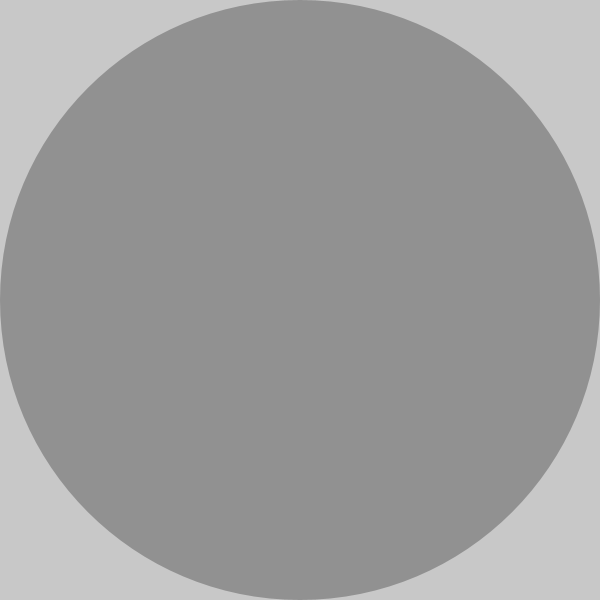
Frame 1 (no input)
Frame 60 (the mouse pressed at the canvas centre just before this capture): identical to frame 1, image omitted
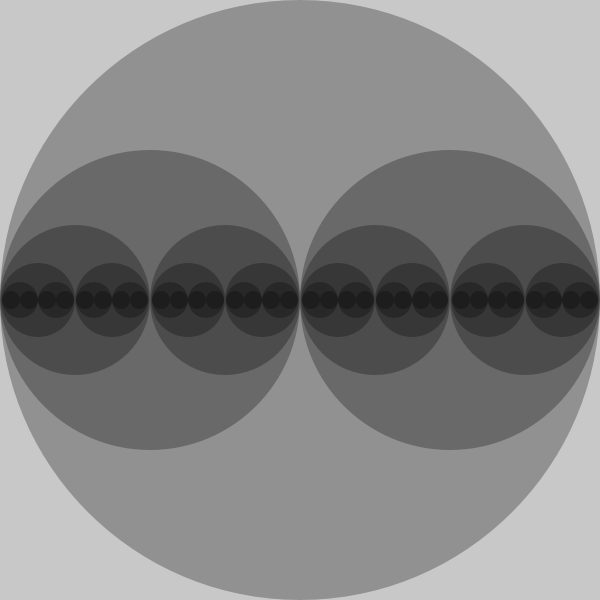
Frame 120 (the mouse held since frame 60 and released just before this capture)

The Processing sketch that drew these frames (run headless with seeded random() and noise(); from frame 60 on, the mouse is pressed at the canvas centre):

// Processing sketch: processing_28532
// ── processing_28532.pde

/**
 * A demonstration of recursion, which means functions call themselves. 
 * Improved from example by Dominik Schmid, 2011
 */
 
void setup() {
  size(600, 600);
  smooth();
  noStroke();  // no outline
  fill(0, 70);  // black with tranparancy
  ellipseMode(RADIUS); 
}

void draw() {
  background(200);
  
  int level = int( map(mouseX, 0,width, 0,10) );  // int() because of type conversion
  drawCircle(width/2, height/2, level);
  
  println("level=" + level);  // debug statement
}

// the recursive function
void drawCircle(int x, int radius, int level) {                    
  ellipse(x, height/2, radius, radius);
  
  if(level > 0) {  // to stop infinite recursion
    drawCircle(x - radius/2, radius/2, level-1);
    drawCircle(x + radius/2, radius/2, level-1);
  }
}
